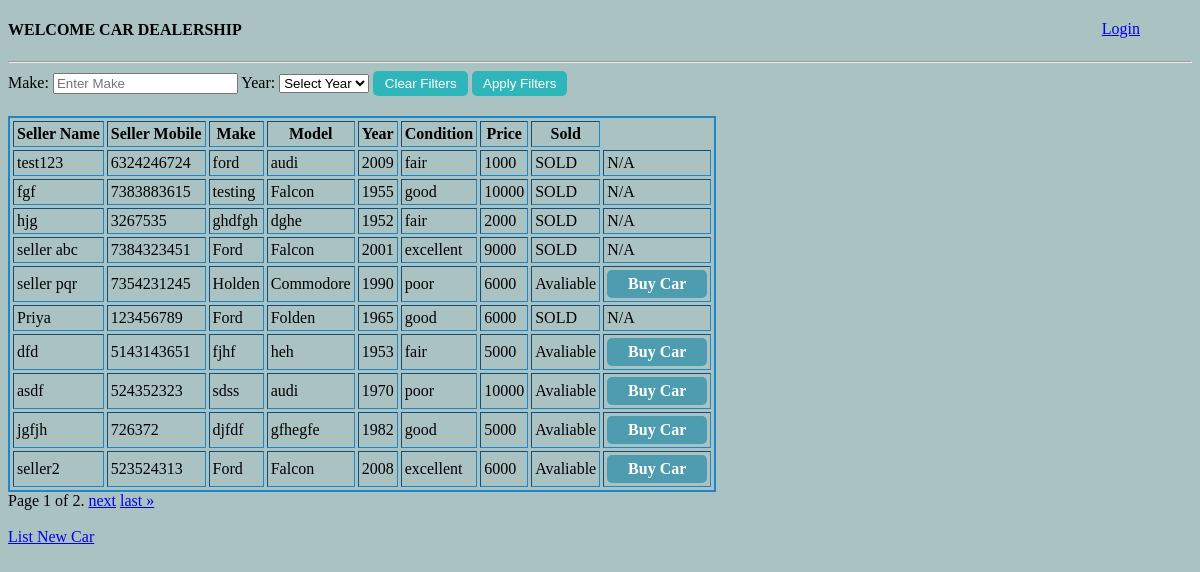
Before: / with the older database file.
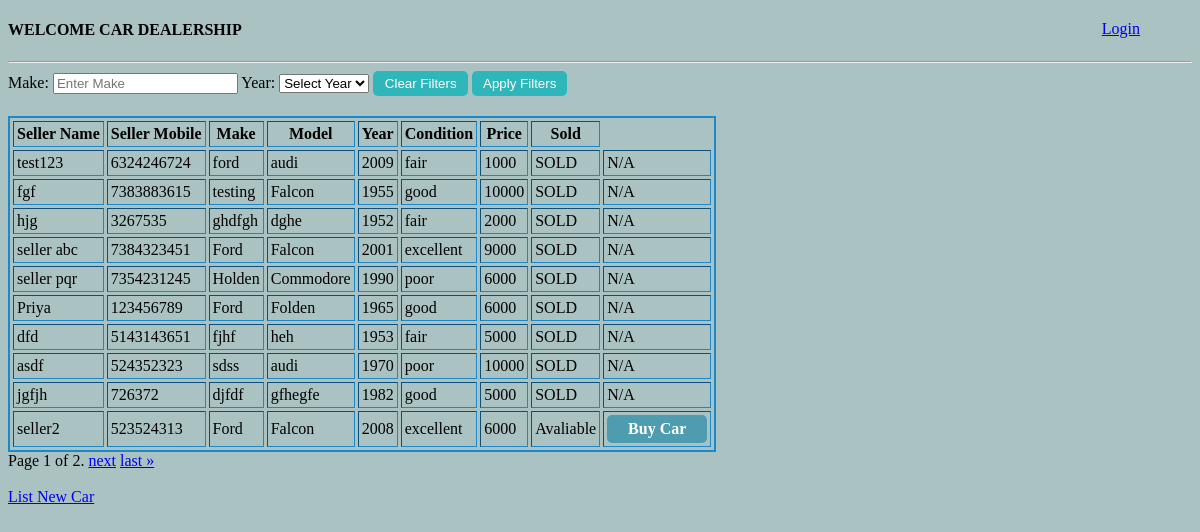
After: the same page with the newer database file.
### SellingCarsApp/models.py (models this page shows)
class Seller(models.Model):
    car_condition = (
        ('poor', 'Poor'),
        ('fair', 'Fair'),
        ('good', 'Good'),
        ('excellent', 'Excellent'),
    )
    year_choices = (
        [(r,r) for r in range(1950, datetime.date.today().year+1)]
    )
    name = models.CharField(max_length=200)
    mobile = models.BigIntegerField()
    make = models.CharField(max_length=200)
    model = models.CharField(max_length=200)
    year = models.IntegerField(max_length=5, choices=year_choices)
    condition = models.CharField(max_length=10, choices=car_condition)
    price = models.PositiveIntegerField()
    is_sold = models.BooleanField(default=False)

### SellingCarsApp/views.py (the view, shortened to what this page needs)
# urls.py: path("", views.CarListView.as_view(), name="car_list"),
class CarListView(ListView):
    template_name = "home.html"
    context_object_name = "car_list"
    paginate_by = 10
    def get_queryset(self):
        queryset = Seller.objects.all()
        return queryset

### SellingCarsApp/templates/home.html (shortened to what this page needs)
{% extends 'base.html' %}
{% block content %}
<form method="get">
  <div>
    <label for="name">Make:</label>
    <input type="text" class="form-control" placeholder="Enter Make" id="name" name="make">
    <label for="date">Year:</label>
    <select name="year" id="year"></select>
    <script>
      var start = 1950;
      var end = new Date().getFullYear();
      var options = "";
      options += "<option value=''>Select Year</option>";
      for(var year = start ; year <=end; year++){
        options += "<option>"+ year +"</option>";
      }
      document.getElementById("year").innerHTML = options;
    </script>
    <button type="submit" id="btnclearfilter">Clear Filters</button>
    <button type="submit" id="btnapply">Apply Filters</button>
</div>
</form>
<div style="margin-top: 20px;">
<table border="1" cellspacing="3" cellpadding="3" style="border: 2px solid #1c87c9;">
  <thead>
  <tr>
      <th>Seller Name</th>
      <th>Seller Mobile</th>
      <th>Make</th>
      <th>Model</th>
      <th>Year</th>
      <th>Condition</th>
      <th>Price</th>
      <th>Sold</th>
  </tr>
  </thead>
  <tbody>
      {% for carlist in car_list %}
          <tr>
              <td>{{ carlist.name }}</td>
              <td>{{ carlist.mobile }}</td>
              <td>{{ carlist.make }}</td>
              <td>{{ carlist.model }}</td>
              <td>{{ carlist.year }}</td>
              <td>{{ carlist.condition }}</td>
              <td>{{ carlist.price }}</td>
              {% if carlist.is_sold == True %}
                <td>SOLD</td>
                <td>N/A</td>
              {% else %}
                <td>Avaliable</td>
                <td><a class="buttonhref" href="{% url 'buyerinfo' carlist.id %}">Buy Car</a></td>
              {% endif %}
          </tr>
          {% empty %}
          <tr>
              <td colspan="9">No Data in the database </td>
          </tr>
      {% endfor %}
  </tbody>
</table>
</div>
<div class="pagination">
  <span class="step-links">
      <span class="current">
          Page {{ page_obj.number }} of {{ page_obj.paginator.num_pages }}.
      </span>
      {% if page_obj.has_next %}
          <a href="?page={{ page_obj.next_page_number }}">next</a>
          <a href="?page={{ page_obj.paginator.num_pages }}">last &raquo;</a>
      {% endif %}
  </span>
</div>
<br>
<a href="{% url 'addcar' %}" title="Click here to add new car details">List New Car</a>
{% endblock %}

### SellingCarsApp/templates/base.html (shortened to what this page needs)
{% load static %}
<!DOCTYPE html>
<head>
</head>
    <body>
        <h4>WELCOME CAR DEALERSHIP</h4>
        {% if user.is_authenticated %}
            <div><h5 class="welcomemessage"> Hello {{ user.username }}</h5></div>
            <div class="logindiv"><a class="loginhref" href="/logout">Logout</a></div>
        {% else %}
        <div class="logindiv"><a class="loginhref" href="/login/">Login</a> </div>
        {% endif %}
        <hr>
        {% block content %}
        {% endblock %}
    </body>
    </html>

### SellingCarsApp/templates/base.html (style rules this page uses)
body { background-color: rgba(143, 174, 175, 0.753); }
button { background-color: rgba(7, 179, 185, 0.753); color: white; width: 95px; height: 25px; border: none; border-radius: 5px; }
.buttonhref { display: block; width: 90px; background: #4E9CAF; padding: 5px; text-align: center; border-radius: 5px; color: white; font-weight: bold; text-decoration: none; }
.logindiv { position: absolute; top: 0px; right: 30px;float: inline-end; }
.loginhref { position: absolute; top: 20px;right: 30px; }

Changed rows visible on the page:
changed Seller "seller pqr": is_sold "Avaliable Buy Car" → "SOLD N/A"
changed Seller "dfd": is_sold "Avaliable Buy Car" → "SOLD N/A"
changed Seller "asdf": is_sold "Avaliable Buy Car" → "SOLD N/A"
changed Seller "jgfjh": is_sold "Avaliable Buy Car" → "SOLD N/A"
